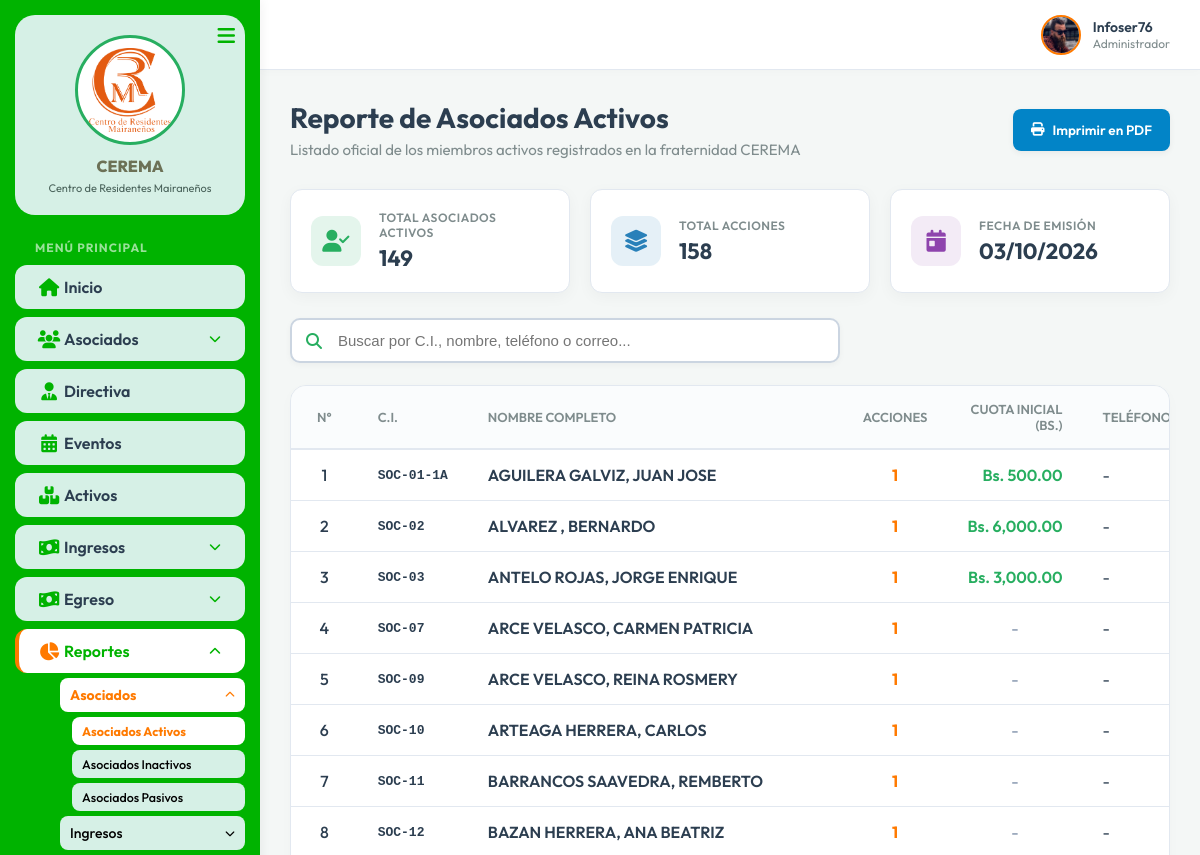
Page /Controller/reporte.controller.php?type=socios_activos (signed in, upper part) on the earlier database version.
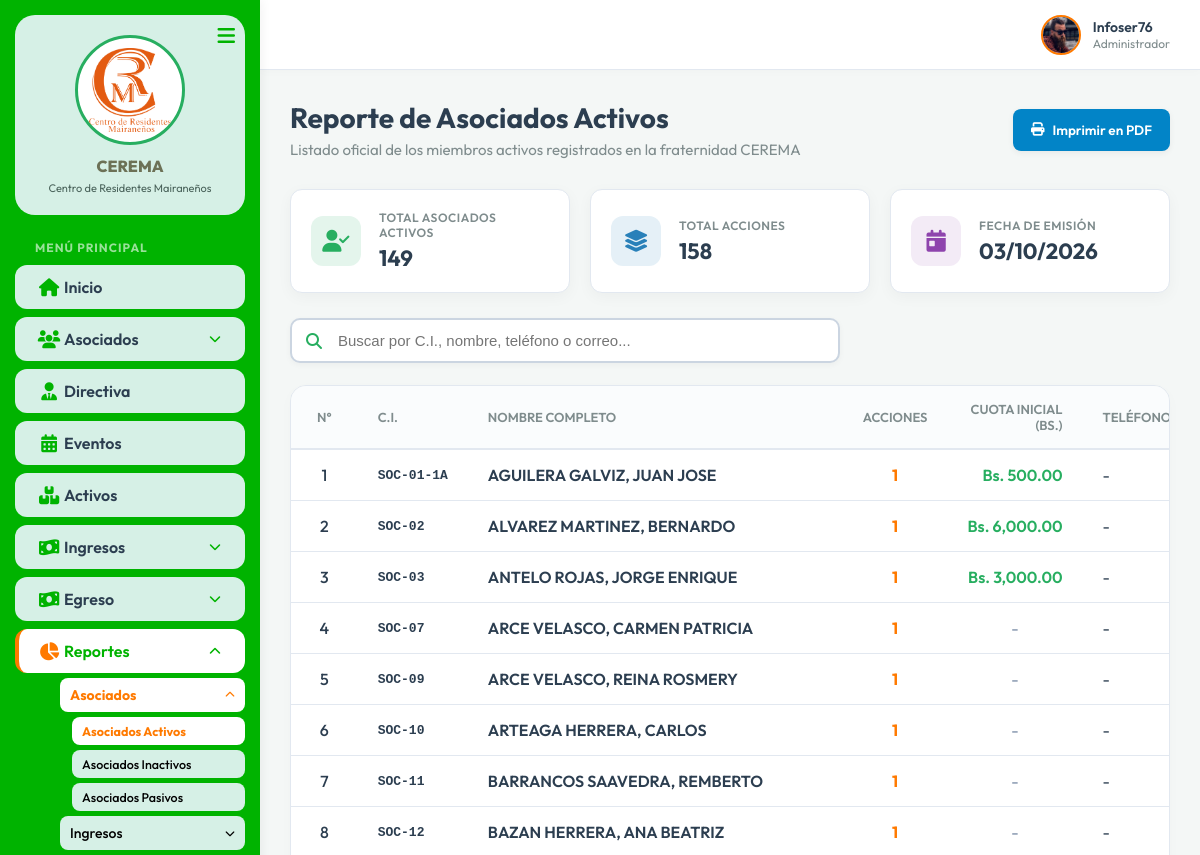
Same page on the later database version.
### tables this page shows
CREATE TABLE `asociados` (
  `id_socio` int(11) NOT NULL AUTO_INCREMENT,
  `ci` varchar(20) NOT NULL,
  `complemento` varchar(5) DEFAULT NULL,
  `ap_paterno` varchar(25) NOT NULL,
  `ap_materno` varchar(25) NOT NULL,
  `nombre` varchar(50) NOT NULL,
  `acciones` int(2) DEFAULT 1,
  `cuota_inicial` decimal(10,2) NOT NULL DEFAULT 0.00,
  `telefono` varchar(20) DEFAULT NULL,
  `correo` varchar(150) DEFAULT NULL,
  `fecha_ingreso` date NOT NULL,
  `created_at` timestamp NOT NULL DEFAULT current_timestamp(),
  `fechaRegistro` datetime DEFAULT NULL,
  `fechaEdicion` datetime DEFAULT NULL,
  `estado` enum('Activo','Inactivo','Pasivo') NOT NULL DEFAULT 'Activo',
  PRIMARY KEY (`id_socio`)
);

### Model/mreporte.php (called while the page is built, shortened)
<?php
class ReporteModel {
    private $conn;
    public function __construct($db) {
        $this->conn = $db;
    }
    private function ensureOtrosGastosColumnsExist() {
        try { $this->conn->exec("ALTER TABLE otros_gastos ADD COLUMN unidad_medida VARCHAR(50) DEFAULT 'Glb'"); } catch (Exception $e) {}
        try { $this->conn->exec("ALTER TABLE otros_gastos ADD COLUMN cantidad DECIMAL(10,2) DEFAULT 1.00"); } catch (Exception $e) {}
        try { $this->conn->exec("ALTER TABLE otros_gastos ADD COLUMN precio DECIMAL(10,2) DEFAULT NULL"); } catch (Exception $e) {}
    }
    public function getSociosActivos() {
        $query = "SELECT
                    s.id_socio,
                    s.ci,
                    s.complemento,
                    s.ap_paterno,
                    s.ap_materno,
                    s.nombre,
                    COALESCE(s.acciones, 1) as acciones,
                    COALESCE(s.cuota_inicial, 0.00) as cuota_inicial,
                    COALESCE((SELECT SUM(c.monto) FROM cuota_inicial_pagos c WHERE c.id_socio = s.id_socio AND (c.estado = 'Pagado' OR c.estado IS NULL OR c.estado = '')), 0.00) as cuota_inicial_pagado,
                    s.telefono,
                    s.correo,
                    s.fecha_ingreso,
                    s.estado
                  FROM asociados s
                  WHERE s.estado = 'Activo' OR s.estado = '1'
                  ORDER BY s.ap_paterno ASC, s.ap_materno ASC, s.nombre ASC";
        $stmt = $this->conn->prepare($query);
        $stmt->execute();
        return $stmt;
    }
}
?>

### View/vreporte_socios_activos.php (the view, shortened to what the rows shown need)
<?php
require_once __DIR__ . '/header.php';
$socios_rows = [];
if (isset($socios) && $socios->rowCount() > 0) {
    $socios_rows = $socios->fetchAll(PDO::FETCH_ASSOC);
}
?>
<div id="screenReportView">
    <div class="dashboard-header">
        <div class="header-actions" style="display: flex; justify-content: space-between; align-items: center; flex-wrap: wrap; gap: 15px;">
            <div>
                <h1 class="page-title">Reporte de Asociados Activos</h1>
            </div>
        </div>
    </div>
    <div class="table-container">
        <table class="data-table" id="reporteSociosTable">
            <thead>
                <tr>
                    <th style="width: 45px; text-align: center;">N°</th>
                    <th style="width: 100px;">C.I.</th>
                    <th style="white-space: nowrap;">Nombre Completo</th>
                    <th style="width: 80px; text-align: center;">Acciones</th>
                    <th style="width: 110px; text-align: right;">Cuota Inicial (Bs.)</th>
                    <th style="width: 110px;">Teléfono</th>
                </tr>
            </thead>
            <tbody>
                <?php
                if (count($socios_rows) > 0):
                    $count = 1;
                    foreach ($socios_rows as $row):
                        $nombreCompleto = htmlspecialchars($row['ap_paterno'] . ' ' . $row['ap_materno'] . ', ' . $row['nombre']);
                        $cuotaVal = (float)($row['cuota_inicial_pagado'] ?? 0);
                ?>
                    <tr>
                        <td style="text-align: center; font-weight: 500;"><?php echo $count++; ?></td>
                        <td style="font-weight: 600; font-family: monospace; font-size: 13px; white-space: nowrap;"><?php echo htmlspecialchars($row['ci'] . (!empty($row['complemento']) ? '-' . $row['complemento'] : '')); ?></td>
                        <td style="font-weight: 600; color: var(--text-main); white-space: nowrap;"><?php echo $nombreCompleto; ?></td>
                        <td style="text-align: center; font-weight: 700; color: var(--primary);"><?php echo htmlspecialchars($row['acciones']); ?></td>
                        <?php if ($cuotaVal > 0): ?>
                            <td style="text-align: right; font-weight: 600; color: #27ae60; white-space: nowrap;">Bs. <?php echo number_format($cuotaVal, 2); ?></td>
                        <?php else: ?>
                            <td style="text-align: center; color: #94a3b8; font-weight: 500;">-</td>
                        <?php endif; ?>
                        <td style="white-space: nowrap;"><?php echo !empty($row['telefono']) ? htmlspecialchars($row['telefono']) : '-'; ?></td>
                    </tr>
                <?php
                    endforeach;
                endif; ?>
            </tbody>
        </table>
    </div>
</div>
<link rel="stylesheet" href="../css/reporte.css">

Differences in the rows shown:
changed asociados "SOC-02": nombreCompleto "ALVAREZ , BERNARDO" → "ALVAREZ MARTINEZ, BERNARDO"
